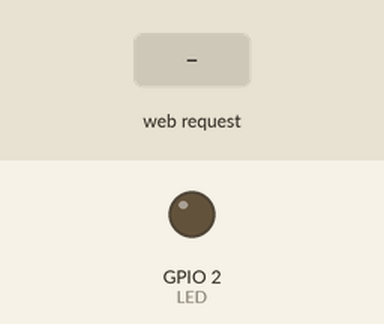
This sketch was run on a simulated ESP8266 (NodeMCU). Parts: output pins drawn as LEDs (lit = HIGH). Inputs (shaded band) come from the test bench. WiFi joins after 1.5 s; servers stay silent unless stated; what the sketch prints to the serial monitor is not drawn.

Above: at 2.7 s.
2.8 s: HTTP request GET /acender received
At 3.5 s:
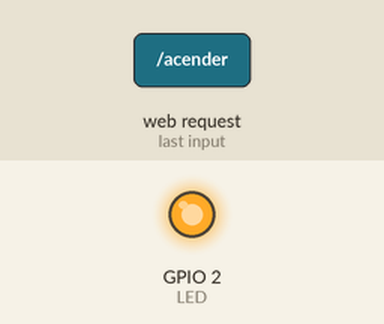
4.3 s: HTTP request GET /apagar received
At 4.6 s:
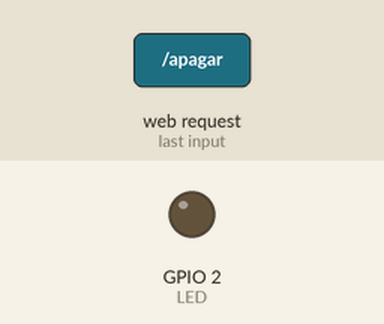
Timing chart, 0 to 7.3 s (numbered marks = the images above; inputs shaded):
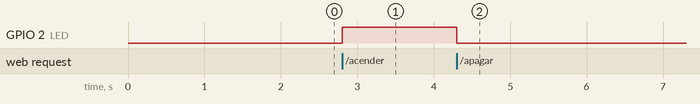

The sketch:

09_Led_com_apenas_um_bot_o_html.ino
```cpp
#include <ESP8266WiFi.h>
#include <WiFiClient.h>
#include <ESP8266WebServer.h>
#include "homePage.h"

#define NOME "Valdirene"  // O nome da rede utilizada
#define SENHA "wifi@@@@"  //credenciais da rede
#define LED 2            //GPIO 2 terá um led

//Definindo a porta do nosso webserver
ESP8266WebServer server(80);
void setup() {
  Serial.begin(115200);
  //definindo led como pino de saída
  pinMode(LED, OUTPUT);

  digitalWrite(LED, LOW);
  //Rece NOME e a SENHA que definimos
  WiFi.begin(NOME, SENHA);

  //Feedback do status da conexão
  Serial.println("");
  Serial.print("Conectando");
  while(WiFi.status() != WL_CONNECTED){
  delay(500);
  Serial.print(".");
  }
   //Configuração do IP fixo, deve ser congigurado com base na rede utilizada
  IPAddress ip(10, 0, 0, 125);
  IPAddress gateway(10, 0, 0, 1);
  IPAddress subnet(255, 255, 255, 0);
  Serial.print("Configurando IP fixo para: ");
  Serial.println(ip);


  //enviamos todas as informações que configuramos
  WiFi.config(ip, gateway, subnet);
    //Feedback
  Serial.println("");
  Serial.println("Connectado");
  Serial.print ("IP: ");
  Serial.println(WiFi.localIP());

  //Funções das requisições HTTP
  server.on("/home", HTTP_GET, pgInicial);
  server.on("/acender", HTTP_GET, acenderLed);
  server.on("/apagar", HTTP_GET, apagarLed);

  server.onNotFound(onNotFound);

  //Iniciando o servidor
  server.begin();
  Serial.println("O servidor HTTP foi iniciado");
}

//================LOOP=====================

void loop() {
  // Responsável por gerênciar as requisições,
  //chamando a função equivalente para cada requisição
  server.handleClient();
}

//Funções das requisições
void onNotFound()
{
  server.send(404, "text/plain", "Not Found");
}

//=========== Funções do LED================

//A função basicamente confere em que nível lógico está o led
//e inverte, ou seja, se ligado -> desliga e se desligado -> liga
void acenderLed()
{
  digitalWrite(LED, HIGH);
}
void apagarLed(){
  digitalWrite(LED, LOW);
}


void pgInicial(){
  server.send(200, "text/html", homePage);
}
```

homePage.h
```cpp
const char homePage[] =
R"=====(
<!DOCTYPE html>
    <html lang="pt-BR">
    <head>
        <meta charset="UTF-8">
        <meta http-equiv="X-UA-Compatible" content="IE=edge">
        <meta name="viewport" content="width=device-width, initial-scale=1.0">
        <title>Controlando Led</title>
        <style>
            body{
                font-family: Arial, Helvetica, sans-serif;
                text-align: center;
                background-color: rgb(56, 56, 56);
            }
            h1{
                font-size: 2em;
                color: white;
                text-shadow: 1px 1px 2px rgba(0, 0, 0, 0.308) ;
            }
            p{
                color: white;
            }
            button{
                font-weight: bold;
                border-radius: 2px;
                padding: 4px;
                box-shadow: 2px 2px 4px rgba(0, 0, 0, 0.39);

            }
        </style>
    </head>
    <body>
        <h1>Botão no browser</h1>
        <p><button id="acender" onclick="acender()" >NotFound</button></p>

        <script>
            var contador = 0;

            function acender(){

                var xmlhttp = new XMLHttpRequest();
                var estilo = document.getElementById("acender");

                //A condição a abaixo apenas alterna o estado do led
                //Se ele estive em nivel alto vai para nivel baixo
                //E se estiver em nível baixo vai para nivel alto
                //Além de muda o estilo do botão a cada troca de estado

                if(contador == 0)
                {
                    //Troca estado do led
                    xmlhttp.open('GET', 'http://10.0.0.125/acender', true);

                    //Estilo do botão
                    estilo.innerText = "ON";
                    estilo.style.background = "green";
                    contador = 1;
                }
                else if(contador == 1)
                {
                    xmlhttp.open('GET', 'http://10.0.0.125/apagar', true);
                    estilo.innerText = "OFF";
                    estilo.style.background = "red";
                    contador = 0;

                }
                xmlhttp.send();

            }

        </script>
    </body>
    </html>
)=====";
```

Measured:
- after the input at 2.8 s, GPIO 2 (LED): LOW → HIGH at once
- after the input at 4.3 s, GPIO 2 (LED): HIGH → LOW at once
